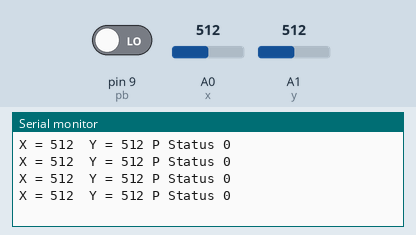
Recording of a sketch running on a simulated Arduino Uno, built with avr-gcc and run on an emulated ATmega328P. Shown: the last lines printed to the serial monitor. The test bench sets the inputs (shaded band); at power-on: A0 (x) = 512, A1 (y) = 512, pin 9 (pb) LOW.

Above: at 1.2 s.
1.3 s: A0 (x) set to 716
At 1.71 s:
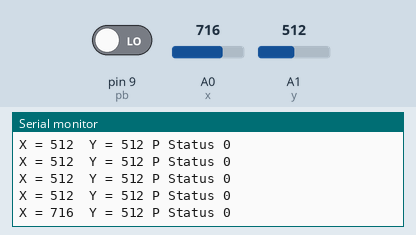
2.8 s: A1 (y) set to 716
At 2.91 s:
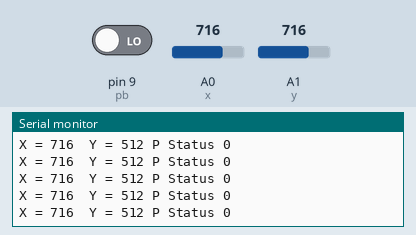
4.3 s: pin 9 (pb) driven HIGH
At 4.72 s:
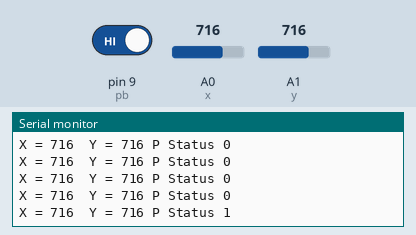
5.8 s: A0 (x) set to 900
At 5.92 s:
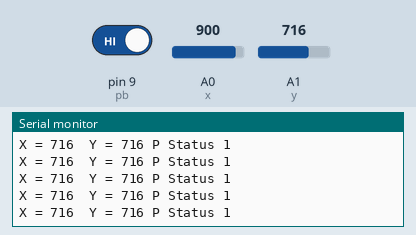
7.3 s: A1 (y) set to 900
At 7.42 s:
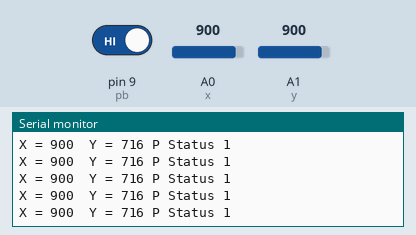
8.8 s: pin 9 (pb) driven LOW
At 9.23 s:
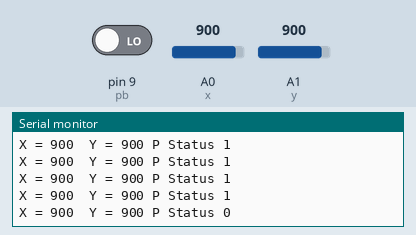
Timing chart, 0 to 11.3 s (numbered marks = the images above; inputs shaded):
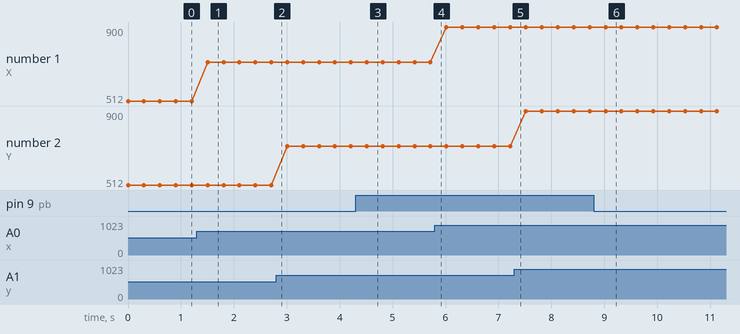

The sketch:

Joystick_reading.ino
```cpp
int x = A0;
int y = A1;
int pb = 9;
int wt = 300;
void setup() {
  // put your setup code here, to run once:
  Serial.begin(9600);
  pinMode(x, INPUT);
  pinMode(y, INPUT);
  pinMode(pb, INPUT);
}

void loop() {
  // put your main code here, to run repeatedly:
  Serial.print("X = ");
  Serial.print(analogRead(x));
  Serial.print("  Y = ");
  Serial.print(analogRead(y));
  Serial.print(" P Status ");
  Serial.println(digitalRead(pb));
  delay(wt);
}
```

Measured:
- after the input at 1.3 s, the serial monitor: prints a new line after 0.20 s (image 1)
- after the input at 4.3 s, the serial monitor: prints a new line after 0.21 s (image 3)
- after the input at 8.8 s, the serial monitor: prints a new line after 0.22 s (image 6)
- plotted number 1: 512 → 716 after the input at 1.3 s, 716 → 900 after the input at 5.8 s
